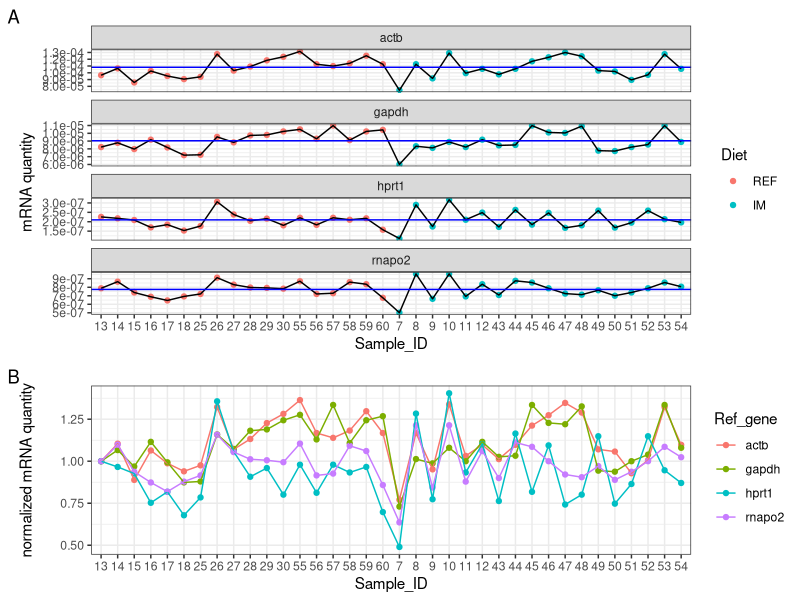
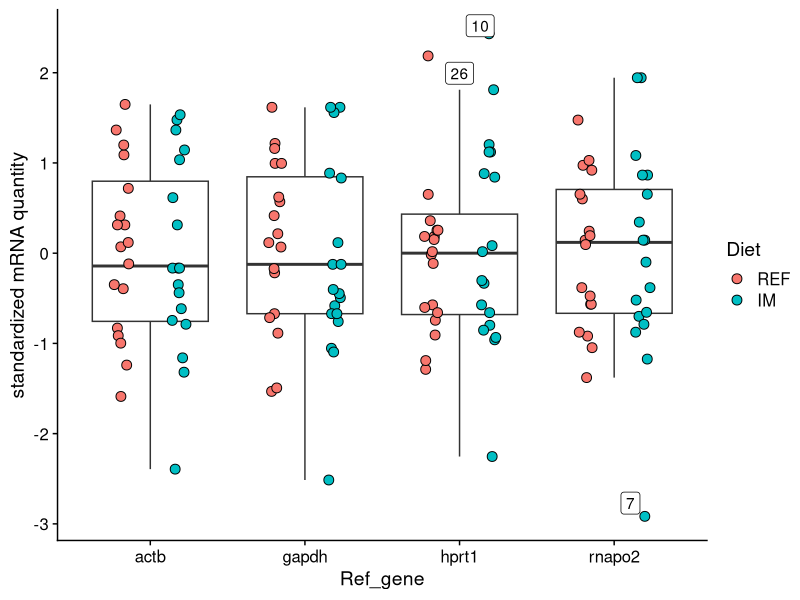
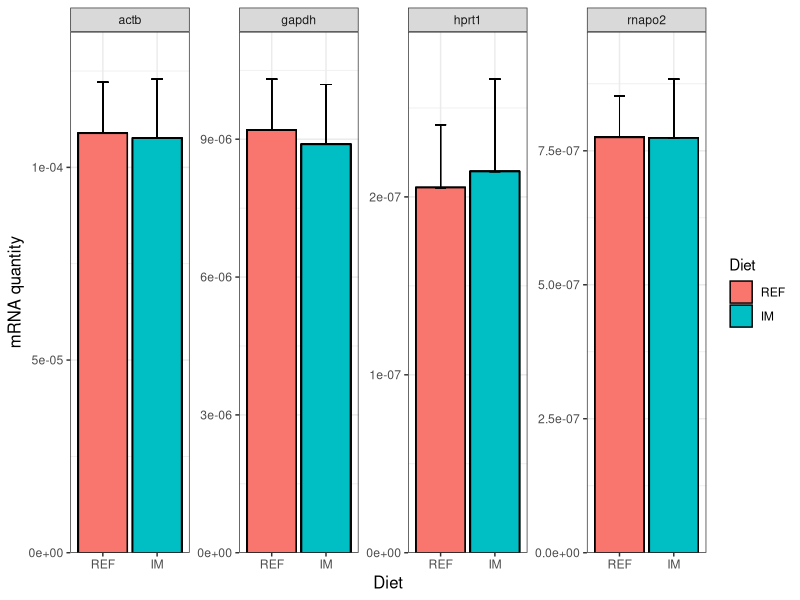
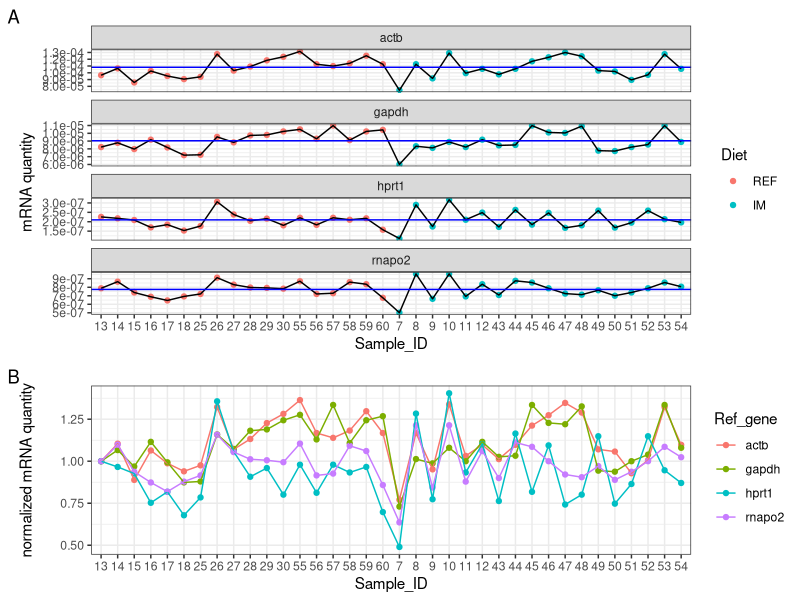
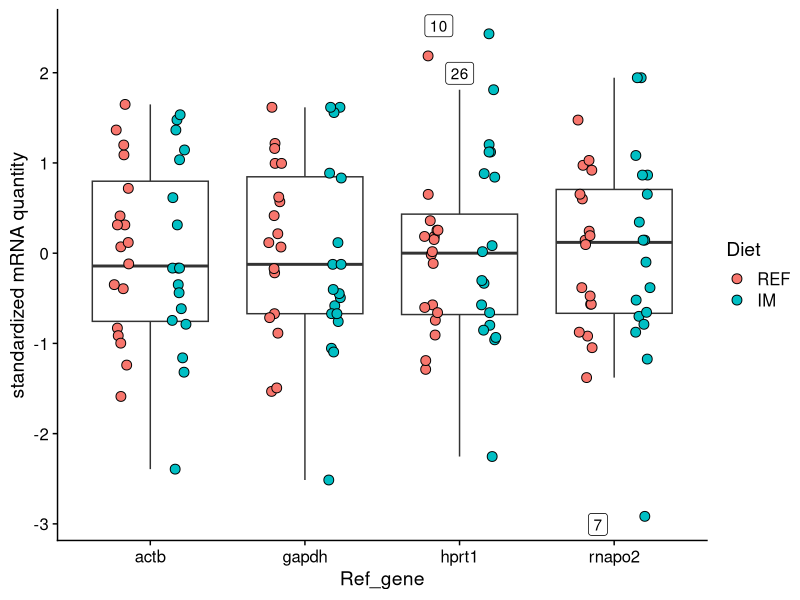
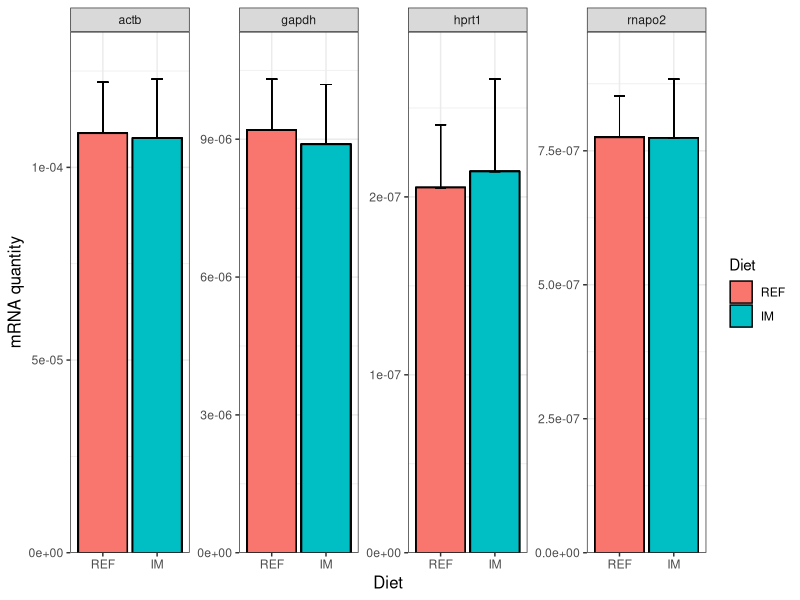
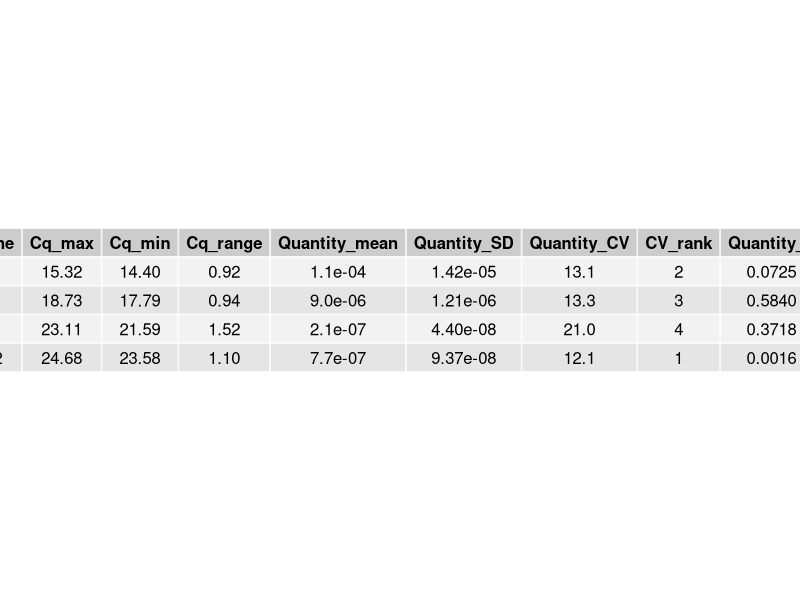

The R source for these figures, in order: (Note: this script raises an error after producing the figures.)
library(tidyverse) # tidy, manipulate and plot data
library(broom) # tidy statistical outputs
library(cowplot) #  a ggplot2 add-on to provide a publication-ready theme  

# Import and tidy data ################################################################################################
df <- read.csv("./data/clean_data/AqFl2_qPCR_ref_PI.csv", header = T, na.strings = c(""), stringsAsFactors = FALSE)
head(df, n = 20L)
str(df)

# Tidy data and calculate new variables
df <- df %>% 
  arrange(Ref_gene, desc(Diet)) %>% 
  mutate(Quantity = `^`(PE, -Cq)) %>% # calculate mRNA quantity. PE: primer efficiency
  group_by(Ref_gene, Diet)  %>%
  mutate(Mean = mean(Quantity), SD = sd(Quantity)) %>% # calculate average mRNA quantity per diet and its sd
  ungroup() %>%
  group_by(Ref_gene) %>%
  mutate(Quantity_std = scale(Quantity), # standardize mRNA quantity of each reference gene
         Quantity_nm = Quantity / Quantity[1]) # normalize mRNA quantity of each reference gene to the first sample
 
# Exploratory analysis ################################################################################################ 
# Convert character to factor, specifying the desired orders to be shown on plots
df$Diet <- factor(df$Diet, levels = c("REF", "IM"))
df$Sample_ID <- factor(df$Sample_ID, levels = unique(df$Sample_ID)) # use the exact order of Sample_ID column

# Point diagram -----------------------------------------------------------------------------------
# make a dataframe containing the grand mean of mRNA quantity per reference gene
gm <- df %>% 
  group_by(Ref_gene) %>%
  summarize(gmean = mean(Quantity))

# make point diagram 
# Show individual expression profile
p1 <- df %>% 
  ggplot(aes(x = Sample_ID, y = Quantity, group = 1)) +
    geom_point(aes(color = Diet)) +
    geom_line() +
    facet_wrap(~ Ref_gene, ncol = 1, scales = "free_y") +
    labs(y = "mRNA quantity", tag = "A") +
    scale_y_continuous(labels = scales::scientific) + 
    theme_bw() +
    geom_hline(aes(yintercept = gmean), gm, color = "blue") # The blue line shows the grand mean.

# Show normalized expression levels of the 4 reference genes in one plot
p2 <- df %>% 
  ggplot(aes(x = Sample_ID, y = Quantity_nm, color = Ref_gene)) +
    geom_point() +
    geom_line(aes(group = Ref_gene)) +
    labs(y = "normalized mRNA quantity", tag = "B") +
    theme_bw() +
    scale_fill_brewer(palette = "Dark2") 

# Combine the plots
plot_grid(p1, p2, ncol = 1, align = "v", rel_heights = c(3, 2))

ggsave('./results/exploratory_analysis/qPCR_ref_PI_pointDiagram.pdf', 
       units = "in", 
       dpi = 300,
       height = 10,
       width = 8)

# Boxplot -----------------------------------------------------------------------------------------
# convert Sample_ID as character, otherwise ggrepel won't work properly
df$Sample_ID <- as.character(df$Sample_ID)

# Define a function for identifying outliers
is_outlier <- function(x) {
  x < quantile(x, 0.25) - 1.5 * IQR(x) | x > quantile(x, 0.75) + 1.5 * IQR(x)
}

# Make boxplot using standardized mRNA quantity
df %>% 
  group_by(Ref_gene) %>%
  mutate(outlier = is_outlier(Quantity_std)) %>%
  ggplot(aes(x = Ref_gene, y = Quantity_std, label = ifelse(outlier, Sample_ID, NA))) +
  geom_boxplot(outlier.shape = NA) +
  geom_point(aes(fill = Diet), size = 3, shape = 21, position = position_jitterdodge(0.2)) +
  ggrepel::geom_label_repel() + # label outliers with Sample_ID
  ylab("standardized mRNA quantity") +
  theme_cowplot()

ggsave('./results/exploratory_analysis/qPCR_ref_PI_boxPlot.pdf', units = "in", dpi = 300)

# Barplot -----------------------------------------------------------------------------------------
df %>%
  ggplot(aes(x = Diet, y =  Mean, fill = Diet)) +
  geom_bar(stat = "identity", position = position_dodge(), colour = "black") +
  geom_errorbar(aes(ymin = Mean, ymax = Mean + SD), size = 0.3, width = 0.2) + # add error bar (sd)
  facet_wrap(~ Ref_gene, nrow = 1, scales = "free_y") +
  scale_y_continuous(limits = c(0, NA), expand = expand_scale(mult = c(0, 0.1))) + 
  ylab("mRNA quantity") +
  theme_bw() +
  theme(axis.title.x = element_text(size = 12),
        axis.title.y = element_text(size = 12))

ggsave('./results/exploratory_analysis/qPCR_ref_PI_barPlot.pdf', units = "in", dpi = 300)

# Rank reference genes by coefficient of variation and F statistic ###################################################
# Calculate coefficient of variance (cv), measuring overall stability of reference genes across all the samples
cv <- df %>% 
  group_by(Ref_gene) %>%
  summarize(Cq_max = max(Cq), 
            Cq_min = min(Cq), 
            Cq_range = max(Cq) - min(Cq), 
            Quantity_mean = mean(Quantity), 
            Quantity_SD = sd(Quantity),
            Quantity_CV = 100 * Quantity_SD / Quantity_mean) %>%
  mutate(CV_rank = dense_rank(Quantity_CV)) %>% # rank reference genes by CV
  arrange(Ref_gene)
  
# Calculate F-statistic, measuring reference gene stability across experimental treatments
F_stat <- df %>% 
  group_by(Ref_gene) %>% 
  do(tidy(aov(Quantity ~ Diet, data = .))) %>% # run ANOVA for each reference gene and tidy statistical outputs
  na.omit() %>%
  select(Ref_gene, statistic) %>%
  rename(Quantity_F = statistic) %>%
  as.data.frame() %>%
  mutate(F_rank = dense_rank(Quantity_F)) %>% # rank reference genes by F statistic
  arrange(Ref_gene) 

# Summary 
smr <- full_join(cv, F_stat, by = "Ref_gene")

# Format digits
smr$Quantity_mean <- formatC(smr$Quantity_mean, format = "e", digits = 1)
smr$Quantity_SD <- formatC(smr$Quantity_SD, format = "e", digits = 2)
smr$Quantity_CV <- formatC(smr$Quantity_CV, format = "f", digits = 1)
smr$Quantity_F <- formatC(smr$Quantity_F, format = "f", digits = 4)

# Export summary table
pdf('./results/statistics/qPCR_ref_evaluation_PI.pdf', width = 12)
gridExtra::grid.table(smr)
dev.off()

# Get session info
writeLines(capture.output(sessionInfo()), "./code/qPCR_ref_PI_sessionInfo.txt")